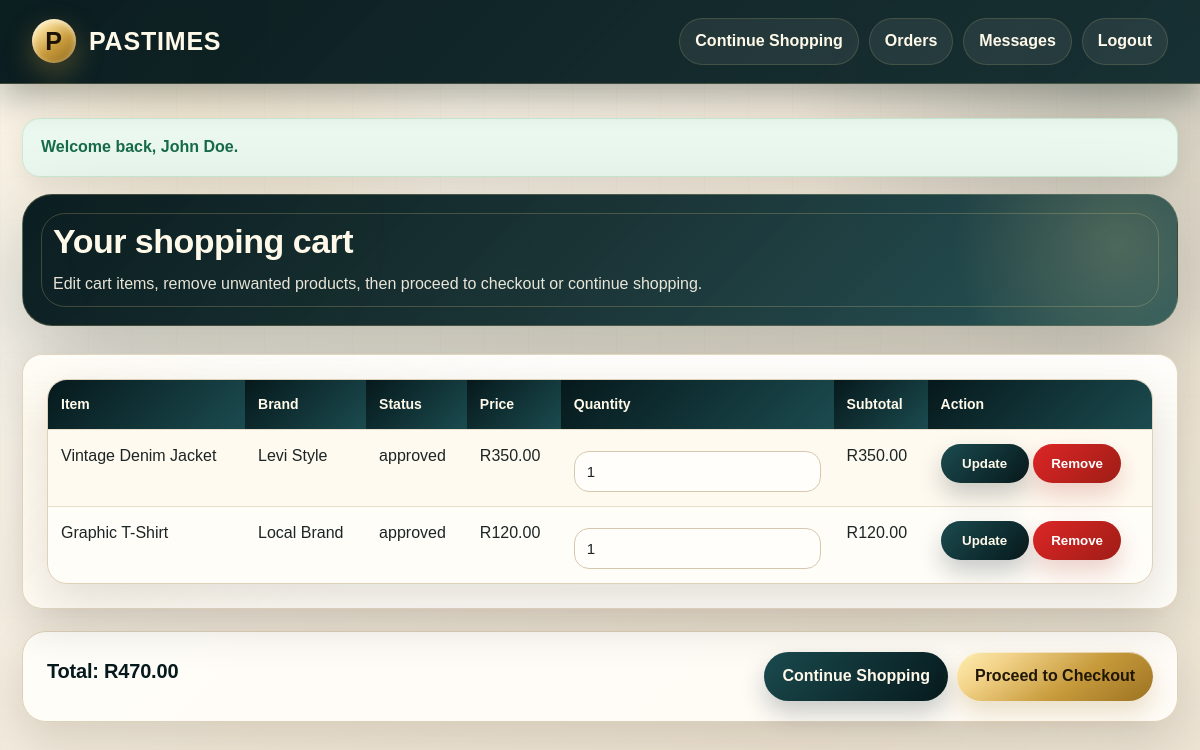
Page /cart.php (signed in) on the committed database.
### tables this page shows
CREATE TABLE tblCart (
    cart_id INT AUTO_INCREMENT PRIMARY KEY,
    buyer_id INT NOT NULL,
    clothes_id INT NOT NULL,
    quantity INT NOT NULL DEFAULT 1,
    added_at TIMESTAMP DEFAULT CURRENT_TIMESTAMP,
    CONSTRAINT fk_cart_user FOREIGN KEY (buyer_id) REFERENCES tblUser(user_id)
        ON UPDATE CASCADE ON DELETE CASCADE,
    CONSTRAINT fk_cart_clothes FOREIGN KEY (clothes_id) REFERENCES tblClothes(clothes_id)
        ON UPDATE CASCADE ON DELETE CASCADE
);

CREATE TABLE tblClothes (
    clothes_id INT AUTO_INCREMENT PRIMARY KEY,
    seller_id INT NOT NULL,
    title VARCHAR(120) NOT NULL,
    category VARCHAR(60) NOT NULL,
    brand VARCHAR(80),
    size VARCHAR(20) NOT NULL,
    item_condition VARCHAR(40) NOT NULL,
    description TEXT,
    price DECIMAL(10,2) NOT NULL,
    image_path VARCHAR(255),
    status ENUM('pending','approved','sold','hidden','rejected') NOT NULL DEFAULT 'pending',
    created_at TIMESTAMP DEFAULT CURRENT_TIMESTAMP,
    CONSTRAINT fk_clothes_user FOREIGN KEY (seller_id) REFERENCES tblUser(user_id)
        ON UPDATE CASCADE ON DELETE CASCADE
);

### cart.php (the view, shortened to what this page needs)
<?php
include 'helpers.php';
include 'DBConn.php';
$user = getCurrentUser($conn);
$stmt = $conn->prepare("SELECT ct.*, c.title, c.price, c.brand, c.image_path, c.status FROM tblCart ct JOIN tblClothes c ON ct.clothes_id = c.clothes_id WHERE ct.buyer_id = ? ORDER BY ct.added_at DESC");
$stmt->bind_param('i', $user['user_id']);
$stmt->execute();
$result = $stmt->get_result();
$items = [];
$total = 0;
while ($row = $result->fetch_assoc()) {
    $items[] = $row;
    $total += ((float)$row['price'] * (int)$row['quantity']);
}
?>
<!DOCTYPE html>
<html>
<head>
    <link rel="stylesheet" href="assets/style.css">
</head>
<body>
<div class="navbar">
    <div class="brand">Pastimes</div>
    <div class="navlinks">
        <a href="dashboard.php">Continue Shopping</a>
        <a href="orders.php">Orders</a>
        <a href="messages.php">Messages</a>
        <a href="logout.php">Logout</a>
    </div>
</div>
<div class="container">
    <div class="hero small-hero">
        <h1>Your shopping cart</h1>
        <p>Edit cart items, remove unwanted products, then proceed to checkout or continue shopping.</p>
    </div>
    <?php if (!$items): ?>
        <div class="card single-card">
            <h3>Your cart is empty</h3>
            <p>You can return to the catalogue and keep shopping.</p>
            <a class="btn" href="dashboard.php">Browse Items</a>
        </div>
    <?php else: ?>
        <form method="post">
            <table>
                <tr>
                    <th>Item</th>
                    <th>Brand</th>
                    <th>Status</th>
                    <th>Price</th>
                    <th>Quantity</th>
                    <th>Subtotal</th>
                    <th>Action</th>
                </tr>
                <?php foreach ($items as $item): ?>
                    <tr>
                        <td><?= esc($item['title']) ?></td>
                        <td><?= esc($item['brand']) ?></td>
                        <td><?= esc($item['status']) ?></td>
                        <td><?= formatPrice($item['price']) ?></td>
                        <td><input type="number" min="1" name="quantities[<?= (int)$item['cart_id'] ?>]" value="<?= (int)$item['quantity'] ?>"></td>
                        <td><?= formatPrice($item['price'] * $item['quantity']) ?></td>
                        <td>
                            <button class="btn secondary" name="update_cart" value="1" type="submit">Update</button>
                            <button class="btn danger" type="submit" name="remove_item" value="<?= (int)$item['cart_id'] ?>" onclick="return confirm('Remove this item from the cart?')">Remove</button>
                        </td>
                    </tr>
                <?php endforeach; ?>
            </table>
        </form>
        <div class="checkout-bar">
            <h3>Total: <?= formatPrice($total) ?></h3>
            <div class="actions">
                <a class="btn secondary" href="dashboard.php">Continue Shopping</a>
                <a class="btn" href="checkout.php">Proceed to Checkout</a>
            </div>
        </div>
    <?php endif; ?>
</div>
</body>
</html>

### rows in the picture
tblcart: clothes.title "Vintage Denim Jacket", clothes.brand "Levi Style", clothes.status "approved", clothes.price "R350.00", cart_id+quantity "1", formatPrice($item['price'] * $item['quantity']) "R350.00"
tblcart: clothes.title "Graphic T-Shirt", clothes.brand "Local Brand", clothes.status "approved", clothes.price "R120.00", quantity "1", formatPrice($item['price'] * $item['quantity']) "R120.00", $item['cart_id'] 2 (drawn)

### other values in the picture
$flash['message'] "Welcome back, John Doe."
formatPrice($total) "R470.00"
